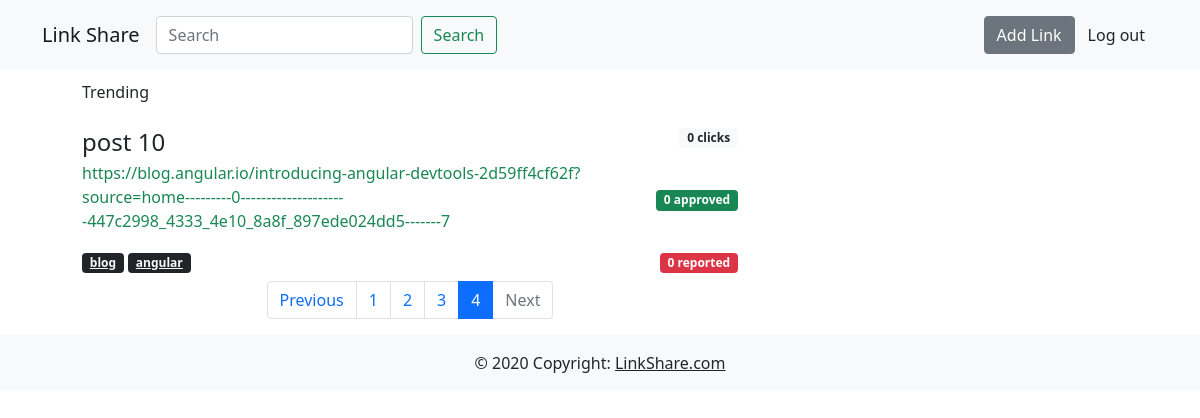
The page /?page=4 (signed in) on the database its author committed.
### mainapp/models.py (models this page shows, shortened)
class Link(models.Model):
    title = models.CharField(max_length=200)
    link = models.URLField(max_length=200)
    likes = models.IntegerField(default=0)
    dislikes = models.IntegerField(default=0)
    clicks = models.IntegerField(default=0)
    date = models.DateField(auto_now_add=True)
    uploaded_by = models.ForeignKey(User,on_delete=models.CASCADE)
    tags = TaggableManager()

### mainapp/views.py (the view)
# urls.py: path('',views.home_view,name='home'),
@login_required(login_url='authentication:login')
def home_view(request):
    form = LinkForm()
    link_list=[]
    if request.method == 'GET':
        keyword = request.GET.get('search')
        if keyword is not None and keyword is not "":
            link_list = Link.objects.filter(title__startswith=keyword).order_by('-date')[:10]
        else:
            link_list = Link.objects.all()
    paginator = Paginator(link_list, 5)
    page_number = request.GET.get('page')
    links = paginator.get_page(page_number)
    return render(request,'mainapp/home.html',{"form":form,"links":links,"search":keyword or ""})

### mainapp/forms.py
class LinkForm(forms.ModelForm):
    class Meta:
        model = Link
        exclude = ('uploaded_by','likes',)

### templates/mainapp/home.html (shortened to what this page needs)
{% extends 'base.html' %}
{% load crispy_forms_tags %}
    {% block content %}
    {% include 'mainapp/navbar.html' %}
    <div class="container">
        <div class="row">
            <div class="col col-lg-8">
                <ul class="list-group list-group-flush">
                {% block name %}
                <p style="margin-left:40px;margin-top:10px;">
                    {% if search == "" %}
                        Trending
                    {% else %}
                        Search results
                    {% endif %}
                </p>
                {% endblock %}
                    {% for link in links %}
                    <li class="list-group-item">
                        <div class="container">
                            <div class="row">
                                <div class="col col-lg-10">
                                    <h4 class="mb-1"><a class="text-decoration-none text-dark" href="{{ link.link }}">{{ link.title }}</a></h4>
                                    <p><a class="text-decoration-none text-success" href="{{ link.link }}">{{ link.link }}</a></p>
                                    {% for tag in link.tags.all %}
                                    <a class="badge bg-dark text-light" style="cursor: pointer;" href="{% url 'mainapp:taglinks' tag.name %}">{{ tag }}</a>
                                    {% endfor %}
                                </div>
                                <div class="col col-lg-2 d-flex flex-column justify-content-between align-items-end">
                                    <span class="badge bg-light text-dark">{{ link.clicks }} clicks</span>
                                    <span class="badge bg-success">{{ link.likes }} approved</span>
                                    <span class="badge bg-danger">{{ link.dislikes }} reported</span>
                                </div>
                            </div>
                        </div>
                    </li>
                    {% empty %}
                    <li class="list-group-item">No results found</li>
                    {% endfor %}
                </ul>
                {% if links.has_other_pages %}
                <ul class="pagination justify-content-center">
                    {% if links.has_previous %}
                    <li class="page-item">
                        <a class="page-link" href="?page={{ links.previous_page_number }}{% if request.GET.search %}&search={{ request.GET.search }}{% endif %}">Previous</a>
                    </li>
                    {% else %}
                    <li class="page-item disabled">
                        <span class="page-link">Previous</span>
                    </li>
                    {% endif %}
                    {% for i in links.paginator.page_range %}
                        {% if links.number == i %}
                            <li class="page-item active" aria-current="page"><span class="page-link">{{ i }}</span></li>
                        {% else %}
                            <li class="page-item"><a class="page-link" href="?page={{ i }}{% if request.GET.search %}&search={{ request.GET.search }}{% endif %}">{{ i }}</a></li>
                        {% endif %}
                    {% endfor %}
                    {% if links.has_next %}
                    <li class="page-item">
                        <a class="page-link" href="?page={{ links.next_page_number }}{% if request.GET.search %}&search={{ request.GET.search }}{% endif %}">Next</a>
                    </li>
                    {% else %}
                    <li class="page-item disabled">
                        <span class="page-link">Next</span>
                    </li>
                    {% endif %}
                </ul>
                {% endif %}
            </div>
        </div>
    </div>
    {% endblock %}

### rows shown on the page
Link: title "post 10", link "https://blog.angular.io/introducing-angular-devtools-2d59ff4cf62f?source=home---------0---------------------447c2998_4333_4e10_8a8f_897ede024dd5-------7", clicks "0", likes "0", dislikes "0"
Tag: name "blog"
Tag: name "angular"

### other values the page prints
{{ i }} "1" "2" "3"
{{ i }} "4"
